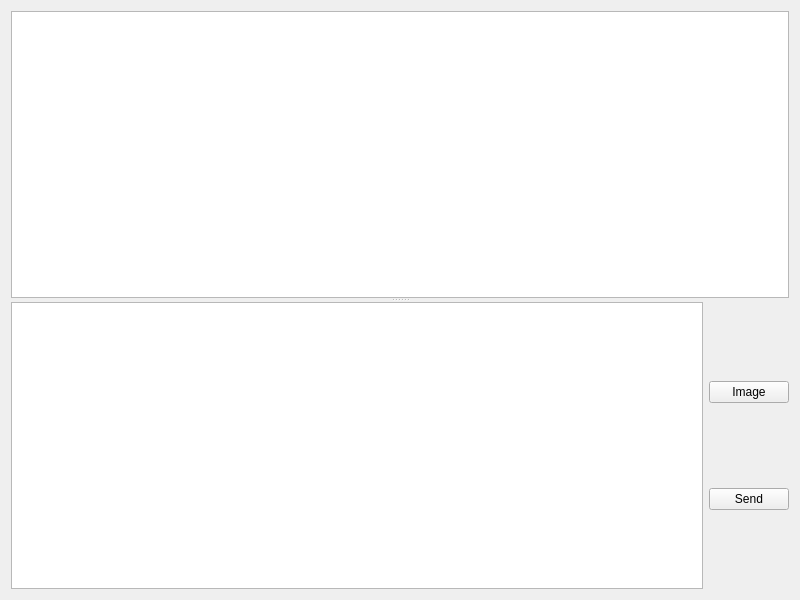
<?xml version="1.0" encoding="UTF-8"?>
<ui version="4.0">
 <class>Widget</class>
 <widget class="QWidget" name="Widget">
  <property name="geometry">
   <rect>
    <x>0</x>
    <y>0</y>
    <width>800</width>
    <height>600</height>
   </rect>
  </property>
  <property name="windowTitle">
   <string>client</string>
  </property>
  <layout class="QVBoxLayout" name="verticalLayout_2">
   <item>
    <widget class="QSplitter" name="splitter">
     <property name="orientation">
      <enum>Qt::Vertical</enum>
     </property>
     <widget class="QTextEdit" name="textShowMsg"/>
     <widget class="QWidget" name="layoutWidget">
      <layout class="QHBoxLayout" name="horizontalLayout">
       <item>
        <widget class="QTextEdit" name="textEdit_WritMsg"/>
       </item>
       <item>
        <layout class="QVBoxLayout" name="verticalLayout">
         <item>
          <widget class="QPushButton" name="pushButton_2">
           <property name="text">
            <string>Image</string>
           </property>
          </widget>
         </item>
         <item>
          <widget class="QPushButton" name="pushButton">
           <property name="text">
            <string>Send</string>
           </property>
          </widget>
         </item>
        </layout>
       </item>
      </layout>
     </widget>
    </widget>
   </item>
  </layout>
 </widget>
 <resources/>
 <connections/>
</ui>
